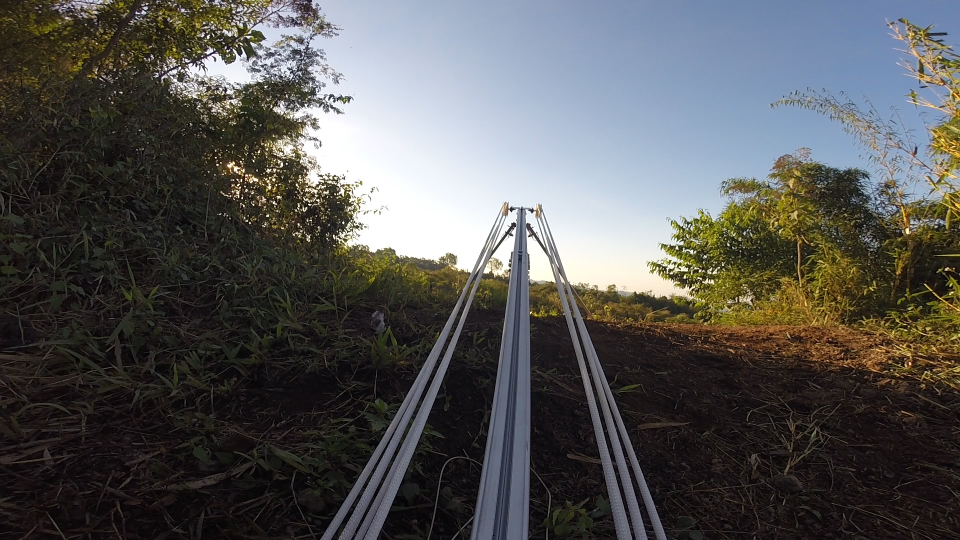
#> input picture Preliminary_work/Mouvement_detection_pictures/2019-03-25_1/GP010625.00_00_28_00.Still005.jpg, 1920 x 1080 px, found by its file name (shown at 1/2 size); its folder holds 3 pictures in this run; the run also reads 2 pictures not shown here
$ python threshold_determination.py
#> lines starting #> are read from the running program, lines starting #| are printed output that depends on the picture
import numpy as np
import matplotlib.pyplot as plt
from movement_detection import *
import os
import cv2
import time


def enumerate_folders(folder):
    folders = [nom for nom in os.listdir(folder)]
    return folders

def enumerate_files(folder):
    files = [os.path.join(folder, file) for file in os.listdir(folder)]
    return files

def detect_movement(image, prev_image):
    image_area = image.shape[0] * image.shape[1]
#> image_area = 2073600

    gray = cv2.cvtColor(image, cv2.COLOR_BGR2GRAY)
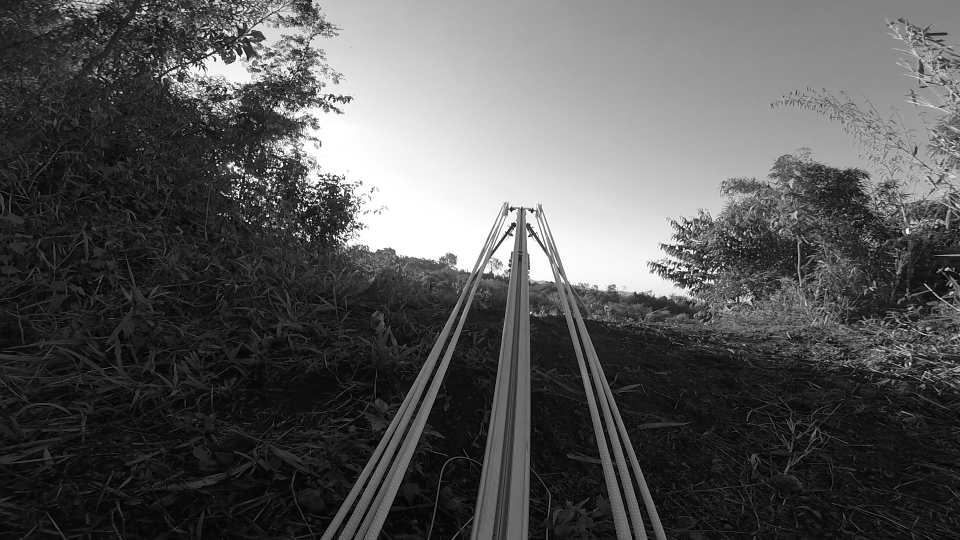
#> gray: shape (1080, 1920) (shown at 1/2 size); min 0, max 255, mean 86.1
#> image is the input picture: shape (1080, 1920, 3); mean B, G, R 85.3, 86.2, 86.2
    prev_gray = cv2.cvtColor(prev_image, cv2.COLOR_BGR2GRAY)

    # Calculer la différence avec l'image précédente
    diff = cv2.absdiff(prev_gray, gray)
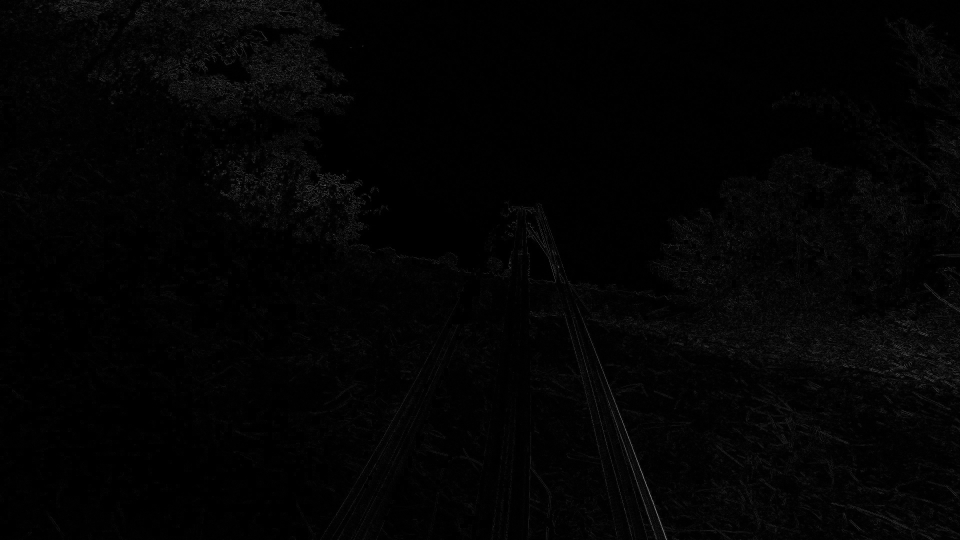
#> diff: shape (1080, 1920) (shown at 1/2 size); min 0, max 144, mean 3.4

    # Threshold
    _, threshold = cv2.threshold(diff, 30, 255, cv2.THRESH_BINARY)
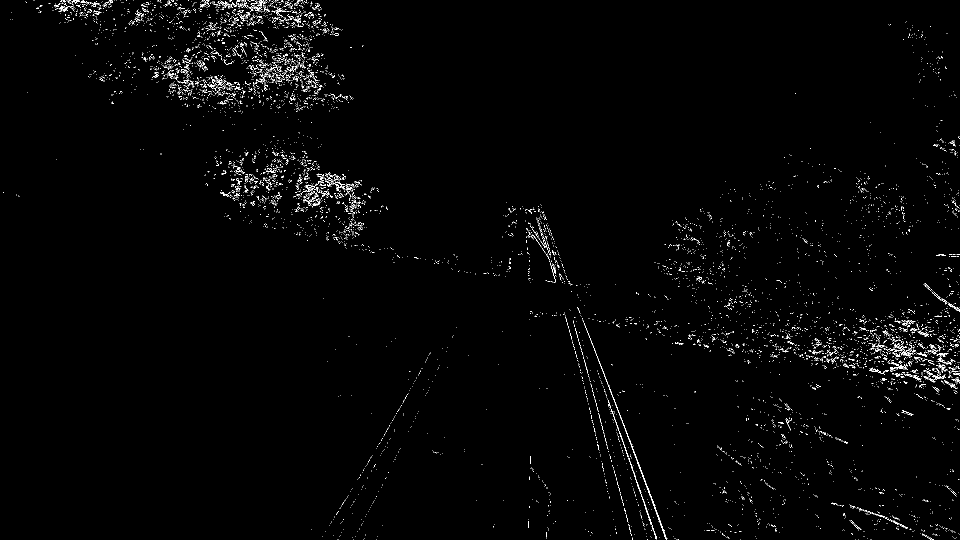
#> threshold: shape (1080, 1920) (shown at 1/2 size); 1.2% white in thin lines or dots

    # Opening to reduce the noise
    kernel = cv2.getStructuringElement(cv2.MORPH_ELLIPSE, (5, 5))
    threshold = cv2.morphologyEx(threshold, cv2.MORPH_OPEN, kernel)
#> threshold: shape (1080, 1920); every value is 0

    # detection of the contours of regions where there is a change
    contours, _ = cv2.findContours(threshold, cv2.RETR_EXTERNAL, cv2.CHAIN_APPROX_SIMPLE)
#> contours = []
    # Filter significant contours
    significant_contours = []
    res_contours = []
    for contour in contours:
            res_contours.append(cv2.contourArea(contour))
#> this loop made 0 passes
#> after the loop, res_contours = []

    image_with_contours = cv2.drawContours(image.copy(), contours, -1, (0, 255, 0), 2)
    #if __name__ == "__main__":
    #    cv2.imshow('Contours', image_with_contours)
    #    cv2.waitKey(0)

    return np.sum(res_contours)/image_area

without_motion = []
with_motion = []
##### Add here the path to the folder which contains pictures
for folder in enumerate_folders(r"Mouvement_detection_pictures"):
     Files = enumerate_files(r"Mouvement_detection_pictures" + "\\" + folder)
     without_motion.append(detect_movement(cv2.imread(Files[0]), cv2.imread(str(Files[1])))*100)
     without_motion.append(detect_movement(cv2.imread(Files[2]), cv2.imread(str(Files[3])))*100)
#> (the run stopped early here; a loop or call above may not have finished)
